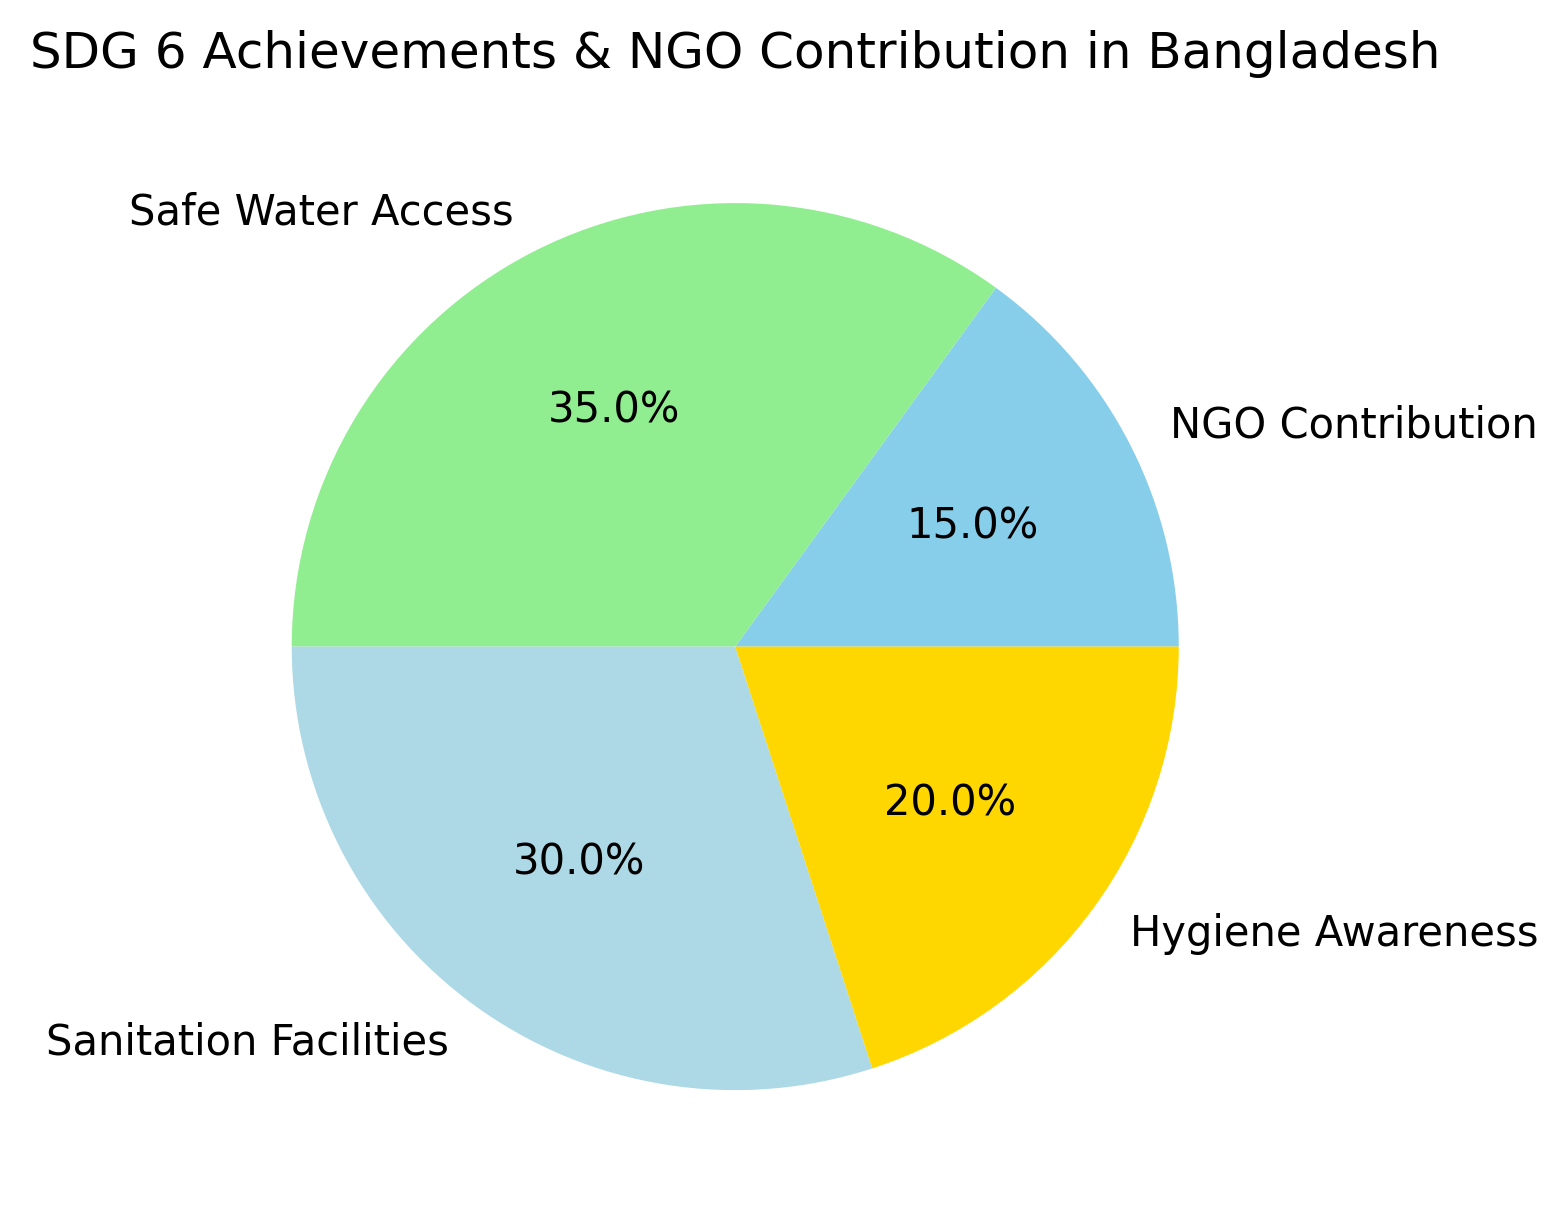

Write the Python code that produced this figure.
import matplotlib.pyplot as plt;

contribution =['NGO Contribution','Safe Water Access','Sanitation Facilities','Hygiene Awareness']
revenue=['15','35','30','20']
plt.pie(revenue,labels=contribution,autopct='%1.1f%%',colors=['skyBlue','Lightgreen','lightblue','gold'])
plt.title('SDG 6 Achievements & NGO Contribution in Bangladesh')
plt.savefig('Water&Sanitation.png',dpi=300,bbox_inches='tight')
plt.show()
